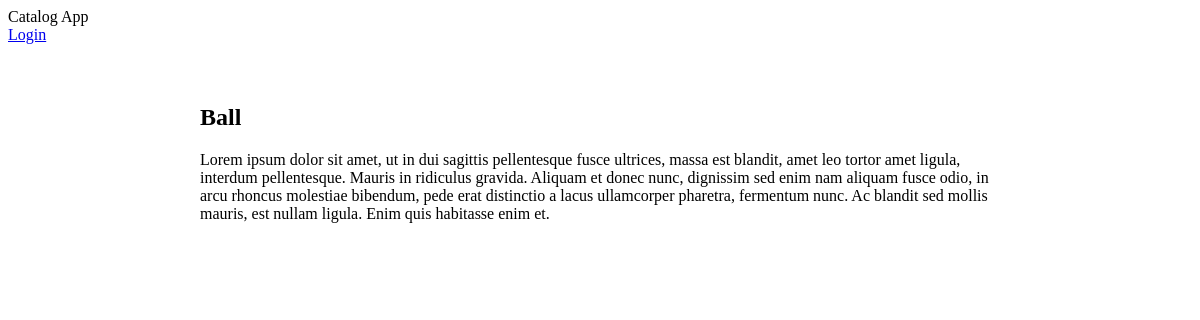
Screenshot of /catalog/Soccer/Ball with the database file from the repository.
### database_setup.py (models this page shows, shortened)
class CatalogItem(Base):
    __tablename__ = 'catalog_item'
    name = Column(String(80), nullable=False)
    id = Column(Integer, primary_key=True)
    creation_date = Column(DateTime, nullable=False)
    description = Column(String(250))
    catalog_id = Column(Integer, ForeignKey('catalog.id'))
    catalog = relationship(Catalog)

### project.py (the view, shortened to what this page needs)
@app.route('/catalog/<catalog_name>/<item_name>')
def catalog_item(catalog_name, item_name):
    catalog = session.query(Catalog).filter_by(name=catalog_name).one()
    catalog_item = session.query(CatalogItem)\
        .filter_by(catalog_id=catalog.id, name=item_name)\
        .one()
    if 'username' not in login_session:
        return render_template('public_catalog_item.html',
                               catalog_item=catalog_item)

### templates/public_catalog_item.html (shortened to what this page needs)
<!doctype html>
<html lang="en">
<head>
    <link rel="stylesheet" href="https://code.getmdl.io/1.3.0/material.indigo-pink.min.css" />
    <link rel="stylesheet" href="{{url_for('static', filename='styles.css')}}">
</head>
<body>
    <div  class="mdl-layout mdl-js-layout mdl-layout--fixed-header">
        <header class="mdl-layout__header">
            <div class="mdl-layout__header-row">
                <span class="mdl-layout-title">Catalog App</span>
                <a class="mdl-button mdl-js-button mdl-button--raised mdl-button--accent"
                    href="/login">Login
                </a>
            </div>
        </header>
        <main class="main-container mdl-layout__content">
            <div class="main-page-content page-content">
                <div class="card mdl-card mdl-shadow--2dp">
                    <div class="card-container">
                        <div class="mdl-card__actions mdl-card--border">
                            <div class="mdl-card__title">
                                <h2 class="mdl-card__title-text">{{catalog_item.name}}</h2>
                            </div>
                            <div class="mdl-card__supporting-text">
                                {{catalog_item.description}}
                            </div>
                        </div>
                    </div>
                </div>
            </div>
        </main>
    </div>
</body>
</html>

### static/styles.css (style rules this page uses)
* { box-sizing: border-box; }
.main-container { display: flex; justify-content: center; padding: 40px; }
.main-page-content { width: 800px; }
.card { width: 100%; }
.card-container { display: flex; justify-content: space-between; }

### rows the page displays
CatalogItem: name "Ball", description "Lorem ipsum dolor sit amet, ut in dui sagittis pellentesque fusce ultrices, massa est blandit, amet leo tortor amet ligula, interdum pellentesque. Mauris in ridiculus gravida. Aliquam et donec nunc, dignissim sed enim nam aliquam fusce odio, in arcu rhoncus molestiae bibendum, pede erat distinctio a lacus ullamcorper pharetra, fermentum nunc. Ac blandit sed mollis mauris, est nullam ligula. Enim quis habitasse enim et."
